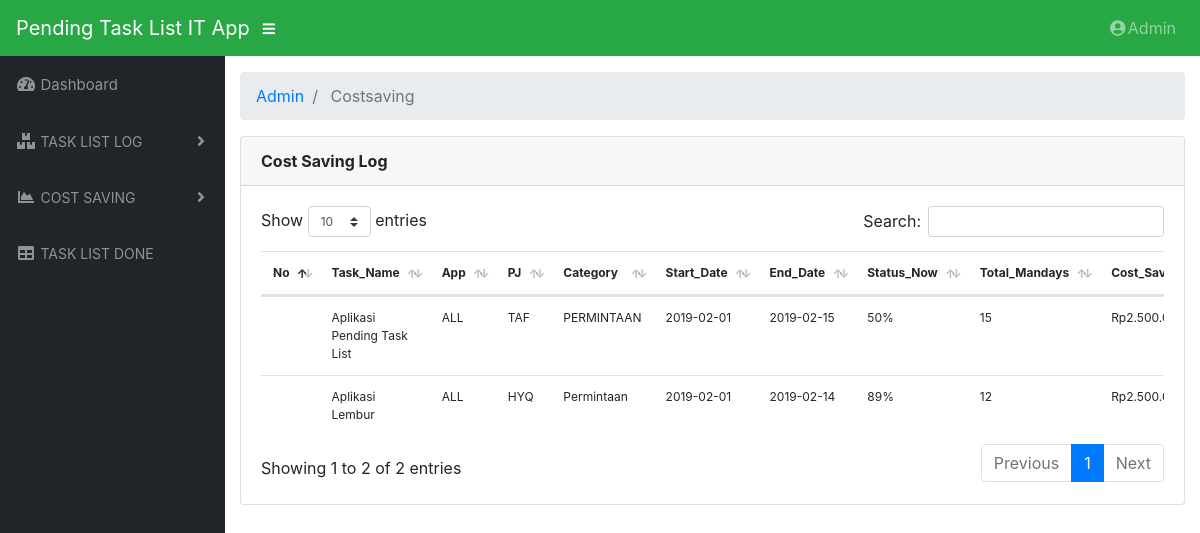
Page /index.php/admin/costsaving on the earlier database version.
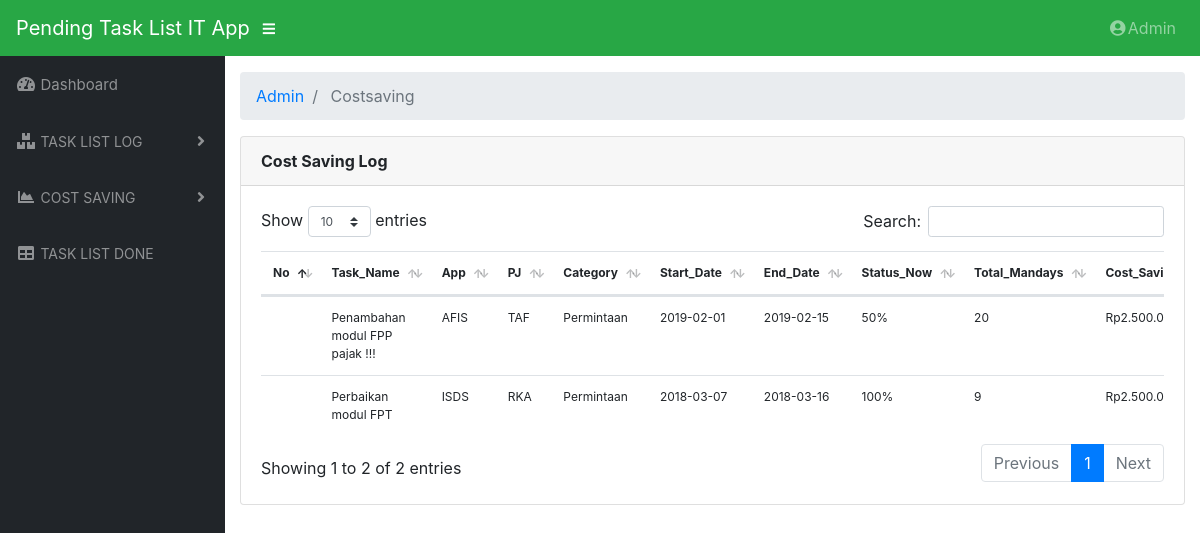
Same page on the later database version.
### tables this page shows
CREATE TABLE `tasklists` (
  `task_id` int(11) NOT NULL,
  `task_name` varchar(150) NOT NULL,
  `application` varchar(15) NOT NULL,
  `pj` varchar(10) NOT NULL,
  `category` varchar(15) NOT NULL,
  `mandays` varchar(5) NOT NULL,
  `frekuensi` int(11) NOT NULL,
  `start_date` date NOT NULL,
  `end_date` date NOT NULL,
  `priority` varchar(10) NOT NULL,
  `stat_now` int(11) NOT NULL,
  `stat_lin` int(11) NOT NULL,
  `done` varchar(10) NOT NULL,
  `description` text NOT NULL,
  `sum_mandays` int(11) NOT NULL,
  `level_task` int(11) NOT NULL,
  `type_task` int(11) NOT NULL
);

### application/controllers/admin/CostSaving.php (called while the page is built, shortened)
<?php
class CostSaving extends CI_Controller
{
  public function __construct()
  {
      $this->load->model("Tasklist_model");
      $this->load->library('form_validation');
  }
  public function index()
  {
      $data["tasklists"] = $this->Tasklist_model->getAll();
      $this->load->view("admin/costsaving/cost_log", $data);
  }
}

### index.php (called while the page is built, shortened)
<?php
require_once BASEPATH.'core/CodeIgniter.php';

### application/models/Tasklist_model.php (called while the page is built, shortened)
<?php defined('BASEPATH') OR exit('No direct script access allowed');
class Tasklist_model extends CI_Model
{
    private $_table = "tasklists";
    public function getAll()
    {
        return $this->db->get($this->_table)->result();
    }
}

### application/views/admin/costsaving/cost_log.php (the view, shortened to what this page needs)
<!DOCTYPE html>
<html lang="en">
<head>
  <?php $this->load->view("admin/_partials/head.php") ?>
</head>
<body id="page-top">
  <?php $this->load->view("admin/_partials/navbar.php") ?>
	<div id="wrapper">
    <?php $this->load->view("admin/_partials/sidebar.php") ?>
    <div id="content-wrapper">
      <div class="container-fluid">
        <?php $this->load->view("admin/_partials/breadcrumbs.php") ?>
        <div class="card mb-3">
          <div class="card-header">
						<a style="font-color:blue"><strong>Cost Saving Log</strong></a>
					</div>
          <div class="card-body">
            <div class="table-responsive">
              <table class="table table-hover" id="dataTable" width="100%" cellspacing="0" style="font-size:12px">
                <thead>
									<tr>
                    <th>No</th>
										<th>Task_Name</th>
										<th>App</th>
										<th>PJ</th>
										<th>Category</th>
										<th>Start_Date</th>
										<th>End_Date</th>
										<th>Status_Now</th>
                    <th>Total_Mandays</th>
										<th>Cost_Saving</th>
									</tr>
								</thead>
                <tbody>
									<?php foreach ($tasklists as $tasklist): ?>
									<tr>
                    <td></td>
										<td><?php echo $tasklist->task_name ?></td>
										<td><?php echo $tasklist->application ?></td>
										<td><?php echo $tasklist->pj ?></td>
                    <td><?php echo $tasklist->category?></td>
										<td><?php echo $tasklist->start_date ?></td>
										<td><?php echo $tasklist->end_date ?></td>
										<td><?php echo $tasklist->stat_now ?>%</td>
										<td><?php echo $tasklist->sum_mandays ?></td>
                    <td>Rp2.500.000</td>
									</tr>
									<?php endforeach; ?>
								</tbody>
              </table>
            </div>
          </div>
        </div>
      </div>
    </div>
  </div>
</body>
</html>

### application/views/admin/_partials/head.php (shortened to what this page needs)
<link href="<?php echo base_url('assets/bootstrap/css/bootstrap.min.css') ?>" rel="stylesheet">
<link href="<?php echo base_url('assets/fontawesome-free/css/all.min.css') ?>" rel="stylesheet" type="text/css">
<link href="<?php echo base_url('assets/datatables/dataTables.bootstrap4.css') ?>" rel="stylesheet">
<link href="<?php echo base_url('css/sb-admin.css') ?>" rel="stylesheet">

### application/views/admin/_partials/navbar.php (shortened to what this page needs)
<nav class="navbar navbar-expand navbar-dark bg-success static-top">
  <a class="navbar-brand mr-1" href="<?php echo site_url('admin/Dashboard_admin') ?>">Pending Task List IT App</a>
  <button class="btn btn-link btn-sm text-white order-1 order-sm-0" id="sidebarToggle" href="#">
        <i class="fas fa-bars"></i>
    </button>
      <ul class="navbar-nav ml-auto ml-md-0">
        <li class="nav-item dropdown no-arrow">
          <a class="nav-link dropdown-toggle" href="#" id="userDropdown" role="button" data-toggle="dropdown" aria-haspopup="true" aria-expanded="false">
            <i class="fas fa-user-circle fa-fw" class="text-right"></i>Admin
          </a>
        </li>
      </ul>
    </nav>

### application/views/admin/_partials/sidebar.php (shortened to what this page needs)
<ul class="sidebar navbar-nav">
  <li class="nav-item <?php echo $this->uri->segment(2) == '' ? 'active': '' ?>">
    <a class="nav-link" href="<?php echo site_url('admin/Dashboard_admin') ?>">
      <i class="fas fa-fw fa-tachometer-alt"></i>
      <span style="font-size:15px">Dashboard</span>
    </a>
  </li>
   <li class="nav-item dropdown <?php echo $this->uri->segment(2) == 'tasklists' ? 'active': '' ?>">
     <a class="nav-link dropdown-toggle" href="#" id="pagesDropdown" role="button" data-toggle="dropdown" aria-haspopup="true"
       aria-expanded="false">
       <i class="fas fa-fw fa-boxes"></i>
       <span style="font-size:14px">TASK LIST LOG</span>
   </a>
  </li>
  <li class="nav-item dropdown <?php echo $this->uri->segment(2) == 'tasklists' ? 'active': '' ?>">
    <a class="nav-link dropdown-toggle" href="#" id="pagesDropdown" role="button" data-toggle="dropdown" aria-haspopup="true"
      aria-expanded="false">
      <i class="fas fa-fw fa-chart-area"></i>
      <span style="font-size:14px">COST SAVING</span>
    </a>
  </li>
  <li class="nav-item">
    <a class="nav-link" href="<?php echo site_url("admin/TasklistLog/index") ?>">
      <i class="fas fa-fw fa-table"></i>
      <span style="font-size:14px">TASK LIST DONE</span></a>
  </li>
</ul>

### application/views/admin/_partials/breadcrumbs.php
<ol class="breadcrumb">
<?php foreach ($this->uri->segments as $segment): ?>
	<?php
		$url = substr($this->uri->uri_string, 0, strpos($this->uri->uri_string, $segment)) . $segment;
		$is_active =  $url == $this->uri->uri_string;
	?>
	<li class="breadcrumb-item <?php echo $is_active ? 'active': '' ?>">
		<?php if($is_active): ?>
			<?php echo ucfirst($segment) ?>
		<?php else: ?>
			<a href="<?php echo site_url($url) ?>"><?php echo ucfirst($segment) ?></a>
		<?php endif; ?>
	</li>
<?php endforeach; ?>
</ol>

### css/sb-admin.css (style rules this page uses)
html { position: relative; min-height: 100%; }
body { height: 100%; }
#wrapper { display: -webkit-box; display: -ms-flexbox; display: flex; }
#wrapper #content-wrapper { overflow-x: hidden; width: 100%; padding-top: 1rem; padding-bottom: 80px; }
.navbar-nav .nav-item.dropdown .dropdown-toggle::after { width: 1rem; text-align: center; float: right; vertical-align: 0; border: 0; font-weight: 900; content: '\f105'; font-family: 'Font Awesome 5 Free'; }
.navbar-nav .nav-item.dropdown.no-arrow .dropdown-toggle::after { display: none; }
.sidebar { width: 90px !important; background-color: #212529; min-height: calc(100vh - 56px); }
.sidebar .nav-item:last-child { margin-bottom: 1rem; }
.sidebar .nav-item .nav-link { text-align: center; padding: 0.75rem 1rem; width: 90px; }
.sidebar .nav-item .nav-link span { font-size: 0.65rem; display: block; }
.sidebar .nav-item.dropdown .dropdown-toggle::after { display: none; }
.sidebar .nav-item .nav-link { color: rgba(255, 255, 255, 0.5); }
@media (min-width: 768px) { .sidebar { width: 225px !important; } }
@media (min-width: 768px) { .sidebar .nav-item .nav-link { display: block; width: 100%; text-align: left; padding: 1rem; width: 225px; } }
@media (min-width: 768px) { .sidebar .nav-item .nav-link span { font-size: 1rem; display: inline; } }
@media (min-width: 768px) { .sidebar .nav-item.dropdown .dropdown-toggle::after { display: block; } }
:root { --input-padding-x: 0.75rem; --input-padding-y: 0.75rem; }

Differences in the rows shown:
removed tasklists: task_name "Aplikasi Pending Task List", application "ALL", pj "TAF", category "PERMINTAAN", start_date "2019-02-01", end_date "2019-02-15", stat_now "50", sum_mandays "15"
removed tasklists: task_name "Aplikasi Lembur", application "ALL", pj "HYQ", category "Permintaan", start_date "2019-02-01", end_date "2019-02-14", stat_now "89", sum_mandays "12"
added tasklists: task_name "Penambahan modul FPP pajak !!!", application "AFIS", pj "TAF", category "Permintaan", start_date "2019-02-01", end_date "2019-02-15", stat_now "50", sum_mandays "20"
added tasklists: task_name "Perbaikan modul FPT", application "ISDS", pj "RKA", category "Permintaan", start_date "2018-03-07", end_date "2018-03-16", stat_now "100", sum_mandays "9"
